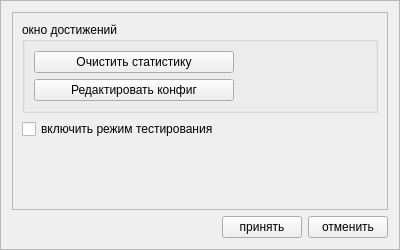
<?xml version="1.0" encoding="UTF-8"?>
<ui version="4.0">
 <class>Frame</class>
 <widget class="QFrame" name="Frame">
  <property name="geometry">
   <rect>
    <x>0</x>
    <y>0</y>
    <width>400</width>
    <height>250</height>
   </rect>
  </property>
  <property name="windowTitle">
   <string>Frame</string>
  </property>
  <property name="frameShape">
   <enum>QFrame::StyledPanel</enum>
  </property>
  <property name="frameShadow">
   <enum>QFrame::Raised</enum>
  </property>
  <layout class="QVBoxLayout" name="verticalLayout_7">
   <item>
    <widget class="QFrame" name="frame">
     <property name="frameShape">
      <enum>QFrame::StyledPanel</enum>
     </property>
     <property name="frameShadow">
      <enum>QFrame::Raised</enum>
     </property>
     <layout class="QVBoxLayout" name="verticalLayout_3">
      <item>
       <widget class="QGroupBox" name="groupBox_2">
        <property name="title">
         <string>окно достижений</string>
        </property>
        <layout class="QVBoxLayout" name="verticalLayout_4">
         <item>
          <widget class="QPushButton" name="clear_stat_btn">
           <property name="maximumSize">
            <size>
             <width>200</width>
             <height>16777215</height>
            </size>
           </property>
           <property name="styleSheet">
            <string notr="true">font: 10pt &quot;MS Shell Dlg 2&quot;;</string>
           </property>
           <property name="text">
            <string>Очистить статистику</string>
           </property>
          </widget>
         </item>
         <item>
          <widget class="QPushButton" name="edit_stat_config">
           <property name="maximumSize">
            <size>
             <width>200</width>
             <height>16777215</height>
            </size>
           </property>
           <property name="styleSheet">
            <string notr="true">font: 10pt &quot;MS Shell Dlg 2&quot;;</string>
           </property>
           <property name="text">
            <string>Редактировать конфиг</string>
           </property>
          </widget>
         </item>
        </layout>
       </widget>
      </item>
      <item>
       <widget class="QCheckBox" name="check_test">
        <property name="maximumSize">
         <size>
          <width>250</width>
          <height>16777215</height>
         </size>
        </property>
        <property name="styleSheet">
         <string notr="true">font: 12pt &quot;Adobe Arabic&quot;;</string>
        </property>
        <property name="text">
         <string>включить режим тестирования</string>
        </property>
       </widget>
      </item>
      <item>
       <spacer name="verticalSpacer_2">
        <property name="orientation">
         <enum>Qt::Vertical</enum>
        </property>
        <property name="sizeHint" stdset="0">
         <size>
          <width>20</width>
          <height>40</height>
         </size>
        </property>
       </spacer>
      </item>
     </layout>
    </widget>
   </item>
   <item>
    <layout class="QHBoxLayout" name="horizontalLayout">
     <item>
      <spacer name="horizontalSpacer">
       <property name="orientation">
        <enum>Qt::Horizontal</enum>
       </property>
       <property name="sizeHint" stdset="0">
        <size>
         <width>40</width>
         <height>20</height>
        </size>
       </property>
      </spacer>
     </item>
     <item>
      <widget class="QPushButton" name="ok_btn">
       <property name="text">
        <string>принять</string>
       </property>
      </widget>
     </item>
     <item>
      <widget class="QPushButton" name="no_btn">
       <property name="text">
        <string>отменить</string>
       </property>
      </widget>
     </item>
    </layout>
   </item>
  </layout>
 </widget>
 <resources/>
 <connections/>
</ui>
